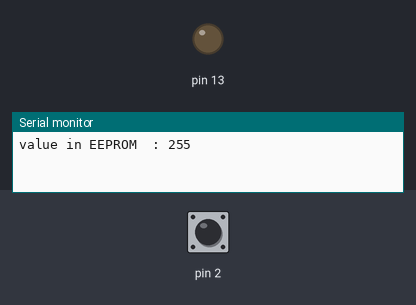
This sketch was run on a simulated Arduino Uno, built with avr-gcc and run on an emulated ATmega328P. On the bench: output pins drawn as LEDs (lit = HIGH), the last lines printed to the serial monitor. Dashed ring = blinking. The test bench sets the inputs (shaded band); at power-on: pin 2 LOW. EEPROM starts erased.

Above: at 1.2 s.
1.3 s: pin 2 pulsed HIGH 5 times (0.12 s each, 0.3 s apart)
At 1.57 s:
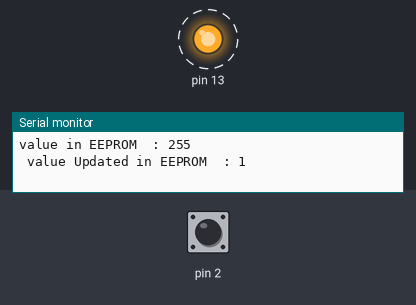
At 3.7 s:
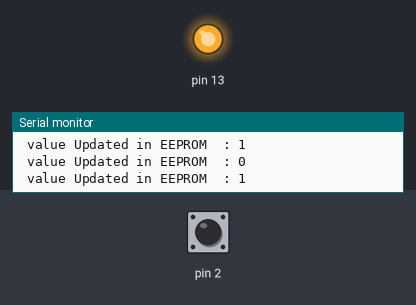
Timing chart, 0 to 5.2 s (numbered marks = the images above; inputs shaded):
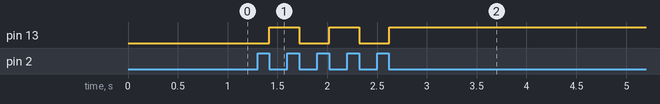

The sketch:

eeprom_read.ino
```cpp
#include <EEPROM.h>
int address = 0;
byte value;
void setup() {
  Serial.begin(9600);
  pinMode(13,OUTPUT);  pinMode(2,INPUT);
  // testig the LED
//  digitalWrite(13,HIGH); delay(1000);
//  digitalWrite(13,LOW); delay(1000);
  value = EEPROM.read(0);
  Serial.print("value in EEPROM  : ");
  Serial.println (value) ;
  if (value ==1)// switch on LED else off
    digitalWrite(13,HIGH);
  else
    digitalWrite(13,LOW);
}

void loop() {
    if (digitalRead(2) ==HIGH) {
      if (value==1) value=0;
      else value=1;
      while (digitalRead(2) ==HIGH) ;
      EEPROM.write(0, value);
      Serial.print(" value Updated in EEPROM  : ");
      Serial.println (value) ;
    }
    if (value ==1)// switch on LED else off
      digitalWrite(13,HIGH);
    else
      digitalWrite(13,LOW);

}
```

Measured:
- after the input at 1.3 s, pin 13: alternates HIGH for 0.30 s and LOW for 0.30 s, 5 changes in all, then stays HIGH, starting after 0.12 s
